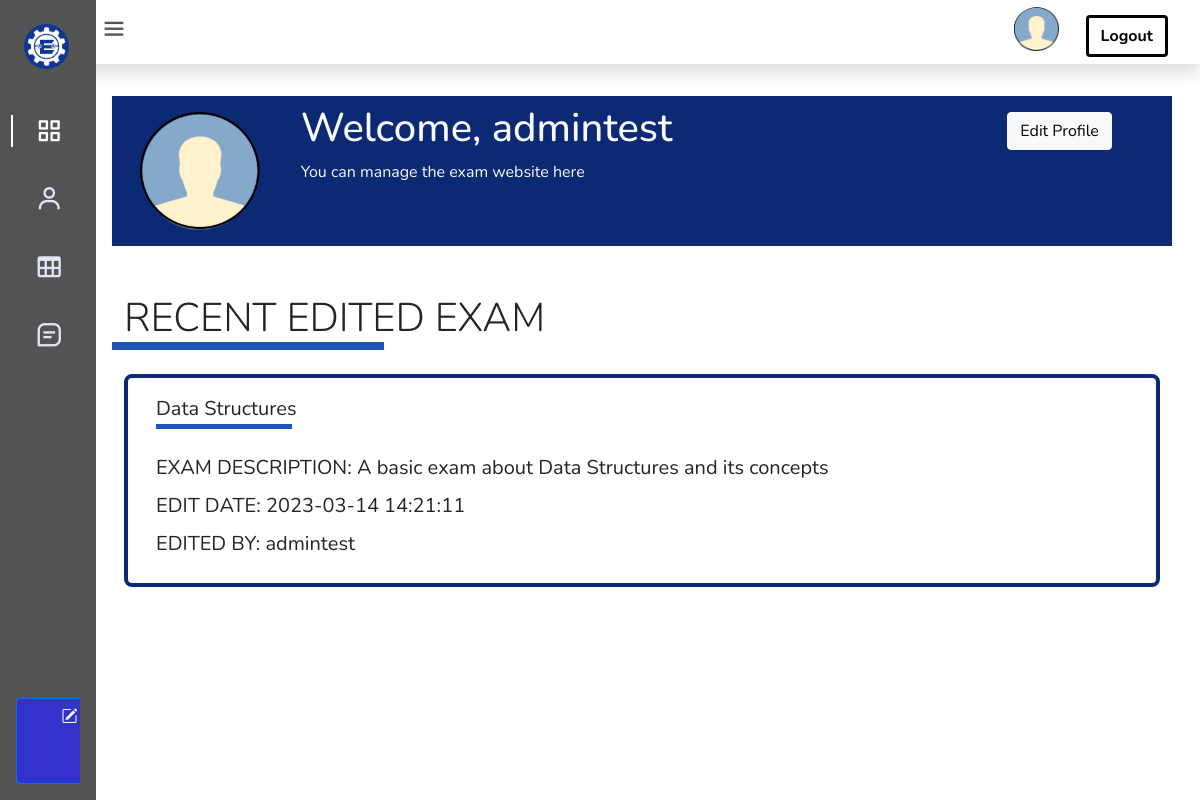
Page /src/webadmin/AdminHome.php (signed in) on the committed database.
### tables this page shows
CREATE TABLE `tbExam` (
	`clExID` int(9) UNSIGNED NOT NULL,  
	`clExName` varchar(500) NOT NULL, 
	`clExDescription` varchar(2000) NOT NULL, 
	`clExInstructions` varchar(3000) NOT NULL, 
	`clExPublish` int(1) UNSIGNED NOT NULL,  
	`clExLastEditedBy` int(9) UNSIGNED NOT NULL, 
	`clExPublishedBy` int(9) UNSIGNED DEFAULT NULL, 
	`clExLastEditDate` datetime not null default now(),
    PRIMARY KEY (`clExID`)
);

CREATE TABLE `tbusers` (
	`clUrID` int(9) UNSIGNED NOT NULL AUTO_INCREMENT,  
	`clUrFirstname` varchar(25) NOT NULL, 
	`clUrLastname` varchar(25) NOT NULL, 
	`clUrUsername` varchar(25) NOT NULL, 
	`clUrPassword` text NOT NULL, 
	`clUrLevel` tinyint(1) NOT NULL DEFAULT '1', 
	`clUrdate_added` datetime NOT NULL DEFAULT CURRENT_TIMESTAMP, 
	`clUrcontact_num` varchar(12) DEFAULT NULL, 
	`clUremail` varchar(45) DEFAULT NULL, 
	`clUraddress` varchar(45) DEFAULT NULL, 
	`clUrStatus` int NOT NULL DEFAULT '1', 
	`clUrDateDeleted` datetime DEFAULT NULL, 
	PRIMARY KEY (`clUrID`),
	`clUrLastlogin` datetime NOT NULL DEFAULT current_timestamp(),
  	`clUrPhoto` varchar(255) DEFAULT NULL

);

### src/webadmin/AdminHome.php (the view, shortened to what this page needs)
<?php
include '../includes/connectdb.php';
if($_SESSION['admin_sid']==session_id())
{
    $clUrID = $_SESSION['clUrID'];
    $clUrUsername = $_SESSION['clUrUsername'];
    $result = mysqli_query($connectdb, "SELECT clUrPhoto from tbusers where clUrID = $clUrID;");
    $row = $result->fetch_assoc();
?>
<!DOCTYPE html>
<html>
    <head>
        <link
            href="https://cdn.jsdelivr.net/npm/bootstrap@5.2.1/dist/css/bootstrap.min.css"
            rel="stylesheet"
        />
        <link rel="stylesheet" href="https://cdn.jsdelivr.net/npm/bootstrap-icons@1.4.1/font/bootstrap-icons.css"/>
        <link href="https://cdn.jsdelivr.net/npm/boxicons@latest/css/boxicons.min.css" rel="stylesheet">
        <link href="https://cdn.jsdelivr.net/npm/bootstrap@5.0.0-beta1/dist/css/bootstrap.min.css" rel="stylesheet">
        <link rel="stylesheet" href="../css/admin_home_style.css">
    </head>
    <body id="body-pd">
        <header class="header shadow" id="header">
            <div class="header_toggle">
                <i class='bx bx-menu' id="header-toggle"></i>
            </div>
            <div id="i--account--admin">
                <div class="header_img">
                    <a href="AdminHome.php">
                        <?php
                            if ($row['clUrPhoto'] == ""){
                                echo '<img src="../images/Display Picture Icon.png" alt="display picture">';
                            }
                            else{
                                echo '<img src="../images/user images/'. $row['clUrPhoto'] .'" alt="display picture">';
                            }
                        ?>
                    </a>
                </div>
                <div>
                    <button type="button" class="btn ms-4 mt-2">
                        <a href="../includes/logout.php" class="fw-bold" id="i--button--logout">Logout</a>
                    </button>
                </div>
            </div>
        </header>
        <div class="l-navbar" id="nav-bar">
            <nav class="nav">
                <div>
                    <a href="AdminHome.php" class="nav_logo">
                        <i>
                            <img src="../images/Small Logo.png" alt="Erovoutika Logo" id="i--logo--erovoutika">
                        </i>
                    </a>
                    <div class="nav_list">
                        <a href="AdminHome.php" class="nav_link active">
                            <i class='bx bx-grid-alt nav_icon'></i>
                        </a>
                        <a href="AdminProfile.php" class="nav_link">
                            <i class='bx bx-user nav_icon'></i>
                        </a>
                        <a href="admin_usertable.php" class="nav_link">
                            <i class='bx bx-table nav_icon'></i>
                        </a>
                        <a href="AdminExamList.php" class="nav_link">
                            <i class='bx bx-message-square-detail nav_icon'></i>
                        </a>
                    </div>
                </div>
                    <a href="adminsignup_template.php"  class="btn btn-primary ms-3 mb-3">
                        <i class="bi bi-pencil-square"></i>
                    </a>
                </div>
        <div class="height-100" id="i--container--mainContent">
            <div class="container my-3">
                <div class="row" id="i--row--banner">
                    <div class="col-2">
                        <?php
                            if ($row['clUrPhoto'] == ""){
                                echo '<img src="../images/Display Picture Icon.png" alt="Photo/Icon" class="img-fluid m-3" id="i--banner--dp">';
                            }
                            else{
                                echo '<img src="../images/user images/'. $row['clUrPhoto'] .'" alt="Photo/Icon" class="img-fluid m-3" id="i--banner--dp">';
                            }
                        ?>
                    </div>
                    <div class="col-8">
                        <h1 class="text-light mt-2" id="i--banner--title">Welcome, <?php echo $clUrUsername ?></h1>
                        <p class="text-light" id="i--banner--subtitle">You can manage the exam website here</p>
                    </div>
                    <div class="col-2">
                        <a href = "AdminProfile.php" role="button" class="btn btn-light my-3" id="i--button--editProfile">Edit Profile</a>
                    </div>
                </div>
                <div class="row mt-5">
                    <div class="col display-6">
                        RECENT EDITED EXAM
                    </div>
                </div>
                <div class="row">
                    <div class="col-4" id="i--line--blue"></div>
                </div>
                <div class="row my-2 gy-3">
                <?php
                    $sql = "SELECT * FROM tbexam order by clExLastEditDate desc";
                    $result = $connectdb->query($sql);
                    if ($result->num_rows > 0) {
                    while($row = $result->fetch_assoc()) {
                        $UrLastEditor = $row["clExLastEditedBy"];
                        $query = "SELECT clUrUsername FROM tbusers WHERE clUrID = $UrLastEditor";
                        $rs = $connectdb->query($query);
                        $rw = $rs->fetch_assoc();
                        echo '<div class="col-12">';
                        echo '<div class="card" id="i--card--edit">
                                <div class="card-body">
                                    <div class="container">';
                                echo ' <div class="row fs-5">
                                        '.$row["clExName"].'
                                        </div>
                                        <div class="row" id="i--line--card"></div>
                                        <div class="row mt-4 fs-5">
                                            EXAM DESCRIPTION: '.$row["clExDescription"].'
                                        </div>
                                        <div class="row my-2 fs-5">
                                        EDIT DATE: '.$row["clExLastEditDate"].'
                                        </div>
                                        <div class="row my-2 fs-5">
                                        EDITED BY: '.$rw["clUrUsername"].'
                                        </div>';
                        echo '      </div>
                                </div>
                              </div>';
                        echo '</div>';
                    }
                }
                ?>
                </div>
            </div>
        </div>
    </body>
</html>
<?php
	}
?>

### src/css/admin_home_style.css (style rules this page uses)
:root { --header-height: 3rem; --nav-width: 68px; --first-color: #535353; --first-color-light: #E2E5F6; --white-color: #ffffff; --body-font: 'Nunito', sans-serif; --normal-font-size: 1rem; --z-fixed: 100 }
body { position: relative; margin: var(--header-height) 0 0 0; padding: 0 1rem; font-family: var(--body-font); font-size: var(--normal-font-size); transition: .5s }
a { text-decoration: none }
.header { width: 100%; height: var(--header-height); position: fixed; top: 0; left: 0; display: flex; align-items: center; justify-content: space-between; padding: 0 1rem; background-color: #ffffff; z-index: var(--z-fixed); transition: .5s }
.header_toggle { color: #535353; font-size: 1.75rem; cursor: pointer; }
.header_img { width: 35px; height: 35px; display: flex; justify-content: center; border-radius: 50%; overflow: hidden }
.header_img img { width: 40px }
#i--account--admin { display: inline-flex; justify-content: flex-end; }
button.btn.ms-4.mt-2 { border-color: black; border-width: 0.2rem; }
#i--button--logout { color: black; }
.l-navbar { position: fixed; top: 0; left: -30%; width: var(--nav-width); height: 100vh; background-color: var(--first-color); padding: .5rem 1rem 0 -1; transition: .5s; z-index: var(--z-fixed) }
.nav { height: 100%; display: flex; flex-direction: column; justify-content: space-between; overflow: hidden }
.nav_logo, .nav_link { display: grid; grid-template-columns: max-content max-content; align-items: center; column-gap: 1rem; padding: .5rem 0 .5rem 1.5rem }
.nav_logo { margin-bottom: 2rem }
#i--logo--erovoutika { width: 45px; height: 45px; border-radius: 50%; overflow: hidden; font-size: 1.5rem }
.nav_link { position: relative; color: var(--first-color-light); margin-bottom: 1.5rem; transition: .3s }
.nav_list { margin-left: .7rem; }
.nav_icon { font-size: 1.75rem }
a.btn.ms-3.mb-3 { background-color: #3333CC; color: #ffffff; }
#i--container--mainContent { padding-top: 1rem; margin-top: 1rem }
#i--row--banner { background: #0C2A73; }
#i--banner--dp { height: auto; width: 7.5rem }
#i--line--blue { background: #2055B5; height: .5rem; width: 17rem }
.card { border-color: #0C2A73; border-radius: .5rem; border-width: .3rem; }
#i--line--card { background: #2055B5; height: .3rem; width: 8.5rem }
.active { color: var(--white-color) }
.active::before { content: ''; position: absolute; left: 0; width: 2px; height: 32px; background-color: var(--white-color) }
.height-100 { height:100vh }
@media screen and (min-width: 768px) { body { margin: calc(var(--header-height) + 1rem) 0 0 0; padding-left: calc(var(--nav-width) + 2rem) } }
@media screen and (min-width: 768px) { .header { height: calc(var(--header-height) + 1rem); padding: 0 2rem 0 calc(var(--nav-width) + 2rem) } }
@media screen and (min-width: 768px) { .header_img { width: 50px; height: 50px } }
@media screen and (min-width: 768px) { .header_img img { width: 45px } }
@media screen and (min-width: 768px) { .l-navbar { left: 0; padding: 1rem 1rem 0 0; width: 6rem; } }

### rows in the picture
tbexam: clExName "Data Structures", clExDescription "A basic exam about Data Structures and its concepts", clExLastEditDate "2023-03-14 14:21:11", tbusers.clUrUsername "admintest"

### other values in the picture
$clUrUsername "admintest"
